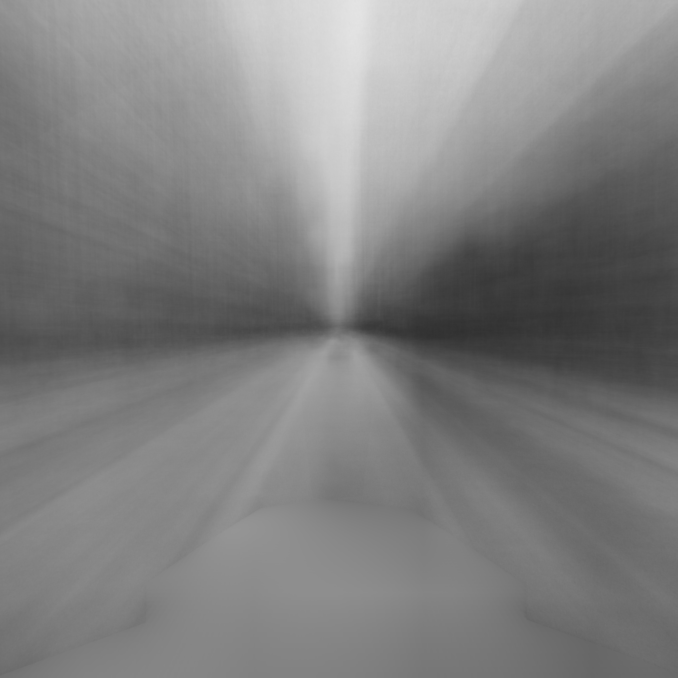
#> input picture output/cam_0/Mean_Image.jpg, 2032 x 2032 px, given as the content of the folder sample_drive, which was not available (shown at 1/3 size)
$ python assignment1.py
#> lines starting #> are read from the running program, lines starting #| are printed output that depends on the picture; after the words box and inside, x2 and y2 are one past the last pixel; in counts of white or black regions, pixels touching at a corner belong together; pictures that were not available may be replaced by others from this repository, and a replacement may not be noted
import os

import cv2 as cv
import numpy as np
import glob as gb
import skimage.color
import skimage.measure
import math

def start():
    # Set intial Path #
    dirPath="sample_drive"

    for camFolder in os.listdir(dirPath):
        inputPath=os.path.join(dirPath, camFolder)
        outputPath=os.path.join("output",camFolder)
        images = gb.glob(inputPath + "/*.jpg")
        ## Pre Process Images ##
        firstImage=cvReadImage(images[0])
#> in cvReadImage, returned value is the input picture: shape (2032, 2032, 3); min 48, max 229, mean 128.1
        preProcessedImages=preProcessImages(inputPath, outputPath, 1000, images)
        #postProcessedImage = postProcessImage(preProcessedImages)
        ## Calculate Mean Image ##
        # batchedPreprocessedImages=splitData(preProcessedImages)
        # batchedPostProcess(firstImage,batchedPreprocessedImages)

        meanImage=calculateMeanImage(preProcessedImages)
        cvWriteImage(meanImage, "Mean_Image.jpg", outputPath)
        ## Post Process Mean Image ##
        postProcessedImage = postProcessImage(meanImage)
        cvWriteImage(postProcessedImage,"Masked.jpg",outputPath)


def isBright(image, threshold):
#> called with threshold = 0.6
    x,Y,V=cv.split(cv.cvtColor(image, cv.COLOR_BGR2HSV))
#> x: shape (2032, 2032); every value is 0
    V=V/np.max(V)
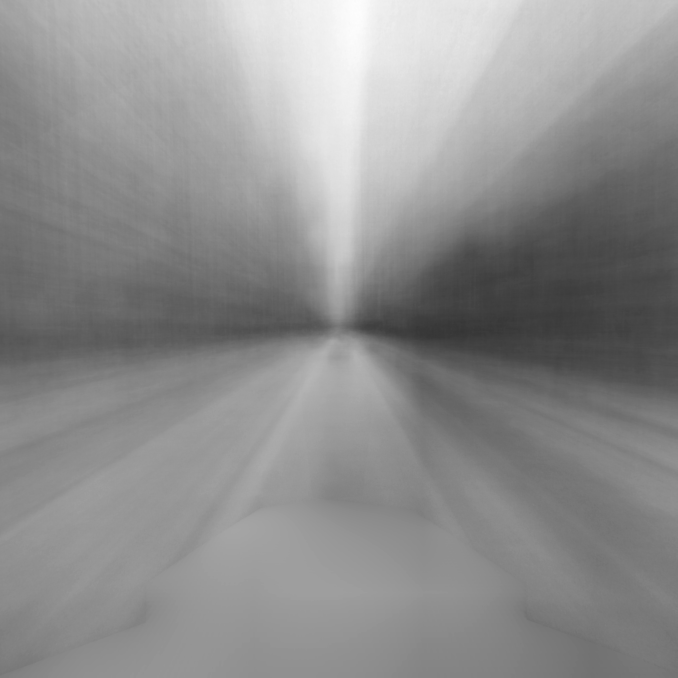
#> V: shape (2032, 2032) float64 (shown at 1/3 size); min 0.21, max 1, mean 0.559
    return V.mean() < threshold

# [21 lines left out: function splitData, not called in this run]

def postProcessImage(input):

    # Post Processed 1 #
    adaptiveThreshold=cvAdaptiveThreshold(input,105,10)
    postProcessedImage=cvBitwiseNot(adaptiveThreshold)
    eroded=cvErode(postProcessedImage)
    finalPostProcessedImage=cvDilate(eroded)
    return finalPostProcessedImage

    # [11 lines of commented-out code are left out]

def preProcessImages(inputPath, outputPath, batchSize, images):
    print("Pre Processing ",batchSize," images in ",inputPath)
    preProcessedImages=[]
    counter=0
    for imagePath in images:
        if counter > batchSize:
            break
        image=cvReadImage(imagePath)
        if (isBright(image,0.6)):
            #preProcessedImage=cvCannyEdgeDetection(cvDilate(cvApplyThreshold(cvConvertToGrayscale(image))))

            # Preprocessed 1 #
            grayscale=cvConvertToGrayscale(image)
            equalistHist=cvEqualizeHist(grayscale)
            gaussianBlur=cvGaussianBlur(equalistHist)
            preProcessedImages.append([gaussianBlur])

            # [6 lines of commented-out code are left out]

            counter+=1

    return preProcessedImages

def calculateMeanImage(imageList):

    return getMean(imageList)
    # [7 lines of commented-out code are left out]

def getMean(images):
    avgImage = np.mean(images, axis=0)
    avgImage = avgImage.astype(np.uint8)
    avgImage=avgImage.reshape(avgImage.shape[1:])

    return avgImage

    # [23 lines of commented-out code are left out]
def cvApplyThreshold(image, low):
    ret, thresholdedImage=cv.threshold(image,low,255,cv.THRESH_BINARY)
    return thresholdedImage


def cvCannyEdgeDetection(image):
    return cv.Canny(image,125,150)

def cvCLAHE(image):
    clahe=cv.createCLAHE(2.0,(8,8))
    return clahe.apply(image)

def cvEqualizeHist(image):
    return cv.equalizeHist(image)
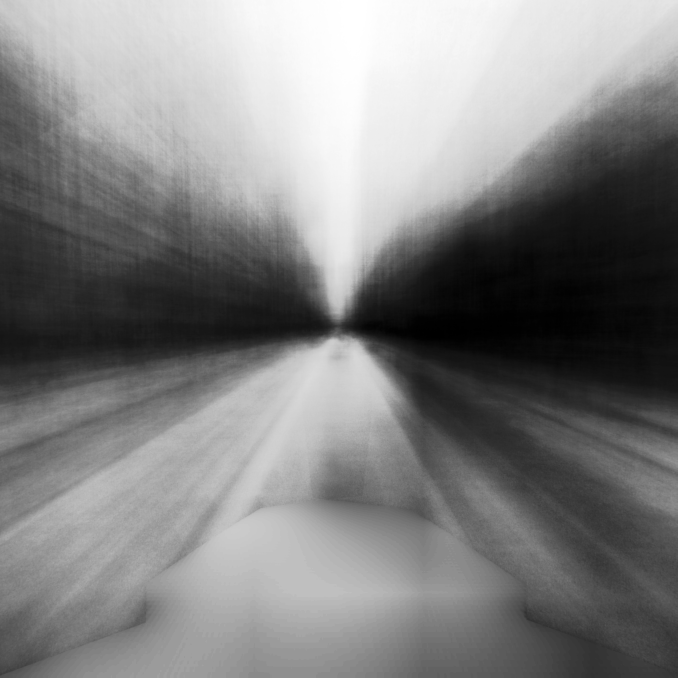
#> returned value: shape (2032, 2032) (shown at 1/3 size); min 0, max 255, mean 128.8

def cvGaussianBlur(image):
    return cv.GaussianBlur(image,(3,3),0)
#> in start, `preProcessedImages=preProcessImages(inputPath, outputPath, 1000, images)`: preProcessedImages = 1 item

def cvBitwiseNot(image):
    return cv.bitwise_not(image)


# [13 lines left out: functions readImages, writeAllImages, not called in this run]

def cvWriteImage(image, imageName, outputPath):
    print("Writing image ",imageName," at ", outputPath)
    if not os.path.isdir(outputPath):
        os.mkdir(outputPath)
    return cv.imwrite(outputPath+"/"+imageName, image)

def cvReadImage(image):
    return cv.imread(image)

def cvAdaptiveThreshold(image, block, c):
#> called with block = 105, c = 10
    return cv.adaptiveThreshold(image,255,cv.ADAPTIVE_THRESH_MEAN_C,cv.THRESH_BINARY, block,c)
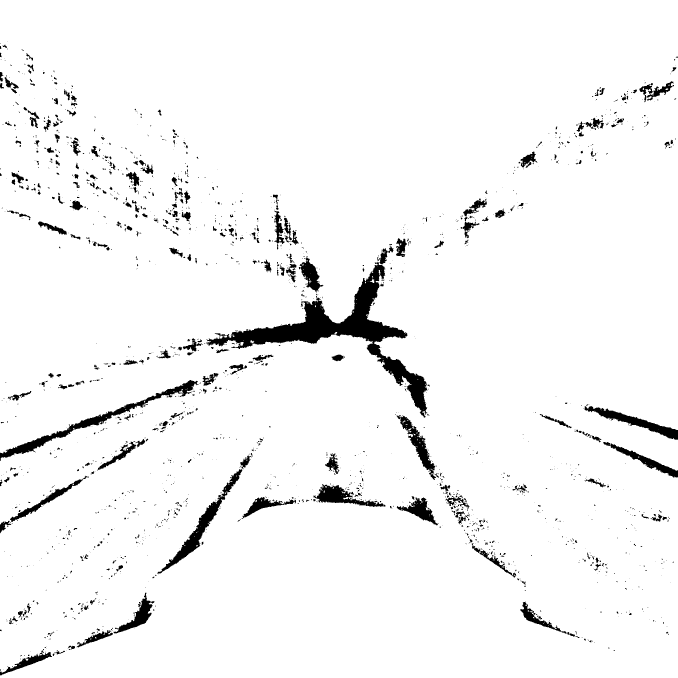
#> returned value: shape (2032, 2032) (shown at 1/3 size); 95.8% white; 1920 black regions (1474 under 20 px), largest, box (x1, y1, x2, y2) and area: (619, 786, 1283, 1253) 47081, (0, 1140, 597, 1382) 11490, (472, 1408, 727, 1721) 8662
#> in cvBitwiseNot, `return cv.bitwise_not(image)`:
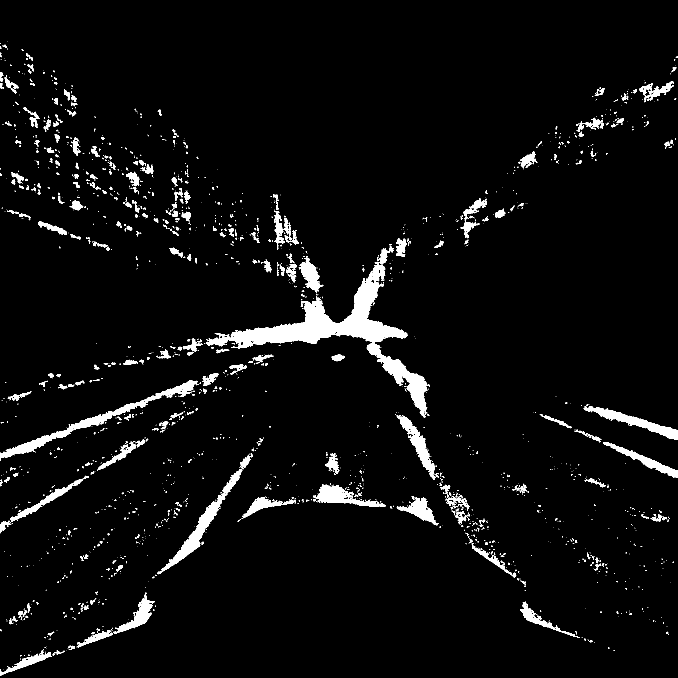
#> returned value: shape (2032, 2032) (shown at 1/3 size); 4.2% white; 1920 white regions (1474 under 20 px), largest, box (x1, y1, x2, y2) and area: (619, 786, 1283, 1253) 47081, (0, 1140, 597, 1382) 11490, (472, 1408, 727, 1721) 8662

def cvConvertToGrayscale(image):
    return cv.cvtColor(image, cv.COLOR_BGR2GRAY)

# Kernel is like matrix of odd size #
# We do this to increase size of white portions #
def cvDilate(image):
    kernel=np.ones((3,3), np.uint8)
    return cv.dilate(image, kernel)

def cvErode(image):
    kernel=np.ones((5,5), np.uint8)
    return cv.erode(image, kernel)
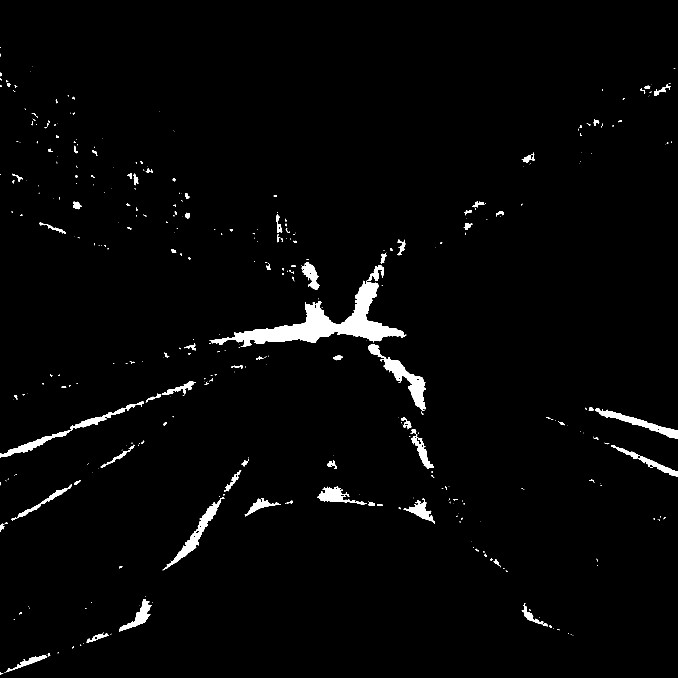
#> returned value: shape (2032, 2032) (shown at 1/3 size); 2.1% white; 390 white regions (262 under 20 px), largest, box (x1, y1, x2, y2) and area: (629, 797, 1219, 1041) 30658, (1104, 1033, 1278, 1232) 7102, (0, 1204, 430, 1373) 5525

def cvMedianBlur(image):
    return cv.medianBlur(image,7)

# [7 lines left out: function extendedFunctions, not called in this run]


if __name__=="__main__":
    start()
#> in cvDilate, `return cv.dilate(image, kernel)`:
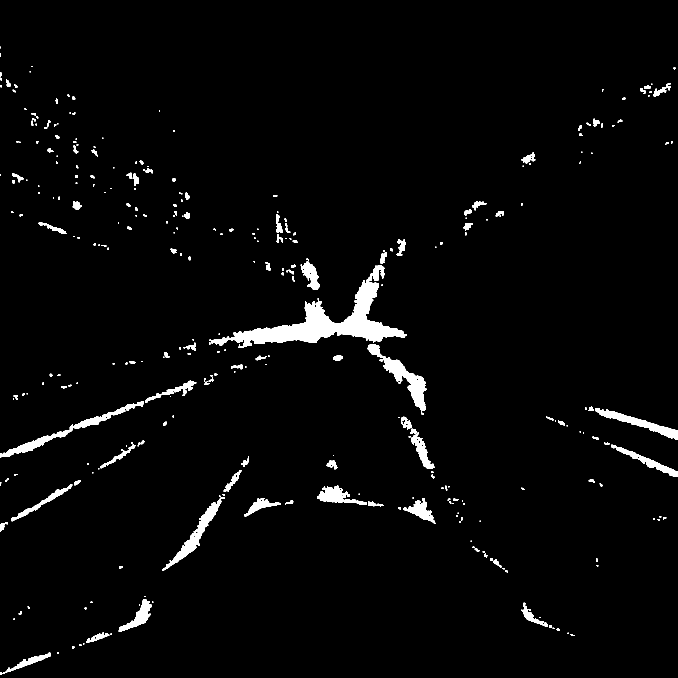
#> returned value: shape (2032, 2032) (shown at 1/3 size); 2.7% white; 326 white regions (103 under 20 px), largest, box (x1, y1, x2, y2) and area: (628, 796, 1220, 1044) 33342, (1103, 1032, 1279, 1245) 8184, (0, 1203, 431, 1374) 6861
